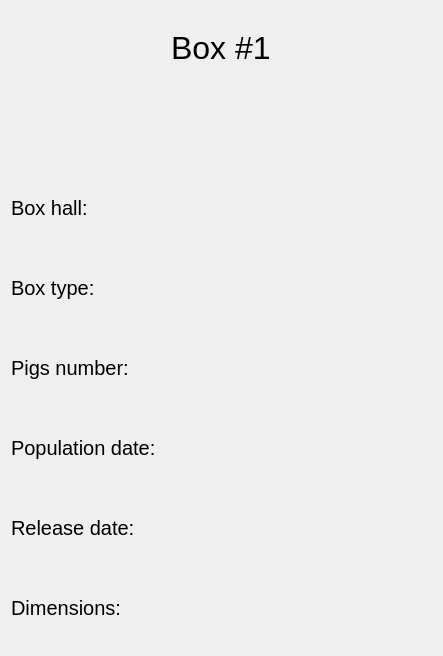
<?xml version="1.0" encoding="UTF-8"?>
<ui version="4.0">
 <class>PigsBoxInfoDialog</class>
 <widget class="QDialog" name="PigsBoxInfoDialog">
  <property name="geometry">
   <rect>
    <x>0</x>
    <y>0</y>
    <width>443</width>
    <height>656</height>
   </rect>
  </property>
  <property name="minimumSize">
   <size>
    <width>443</width>
    <height>656</height>
   </size>
  </property>
  <property name="maximumSize">
   <size>
    <width>443</width>
    <height>656</height>
   </size>
  </property>
  <property name="windowTitle">
   <string>Dialog</string>
  </property>
  <layout class="QVBoxLayout" name="verticalLayout">
   <item alignment="Qt::AlignHCenter">
    <widget class="QLabel" name="label">
     <property name="styleSheet">
      <string notr="true">QWidget {font-family: arial;font-size: 32px;}</string>
     </property>
     <property name="text">
      <string>Box #1</string>
     </property>
    </widget>
   </item>
   <item>
    <widget class="QLabel" name="label_8">
     <property name="minimumSize">
      <size>
       <width>0</width>
       <height>0</height>
      </size>
     </property>
     <property name="maximumSize">
      <size>
       <width>400</width>
       <height>200</height>
      </size>
     </property>
     <property name="text">
      <string/>
     </property>
     <property name="pixmap">
      <pixmap resource="resouces.qrc">:/assets/cute_pig_bun35.png</pixmap>
     </property>
    </widget>
   </item>
   <item>
    <widget class="QLabel" name="label_2">
     <property name="styleSheet">
      <string notr="true">QLabel {font-family: arial; font-size: 20px;}</string>
     </property>
     <property name="text">
      <string>Box hall:</string>
     </property>
    </widget>
   </item>
   <item>
    <widget class="QLabel" name="label_7">
     <property name="styleSheet">
      <string notr="true">QLabel {font-size: 20px;}</string>
     </property>
     <property name="text">
      <string>Box type:</string>
     </property>
    </widget>
   </item>
   <item>
    <widget class="QLabel" name="label_5">
     <property name="styleSheet">
      <string notr="true">QLabel {font-size: 20px;}</string>
     </property>
     <property name="text">
      <string>Pigs number:</string>
     </property>
    </widget>
   </item>
   <item>
    <widget class="QLabel" name="label_3">
     <property name="styleSheet">
      <string notr="true">QLabel {font-size: 20px;}</string>
     </property>
     <property name="text">
      <string>Population date:</string>
     </property>
    </widget>
   </item>
   <item>
    <widget class="QLabel" name="label_4">
     <property name="styleSheet">
      <string notr="true">QLabel {font-size: 20px;}</string>
     </property>
     <property name="text">
      <string>Release date:</string>
     </property>
    </widget>
   </item>
   <item>
    <widget class="QLabel" name="label_6">
     <property name="styleSheet">
      <string notr="true">QLabel {font-size: 20px;}</string>
     </property>
     <property name="text">
      <string>Dimensions:</string>
     </property>
    </widget>
   </item>
  </layout>
 </widget>
 <resources>
  <include location="resouces.qrc"/>
 </resources>
 <connections/>
</ui>
